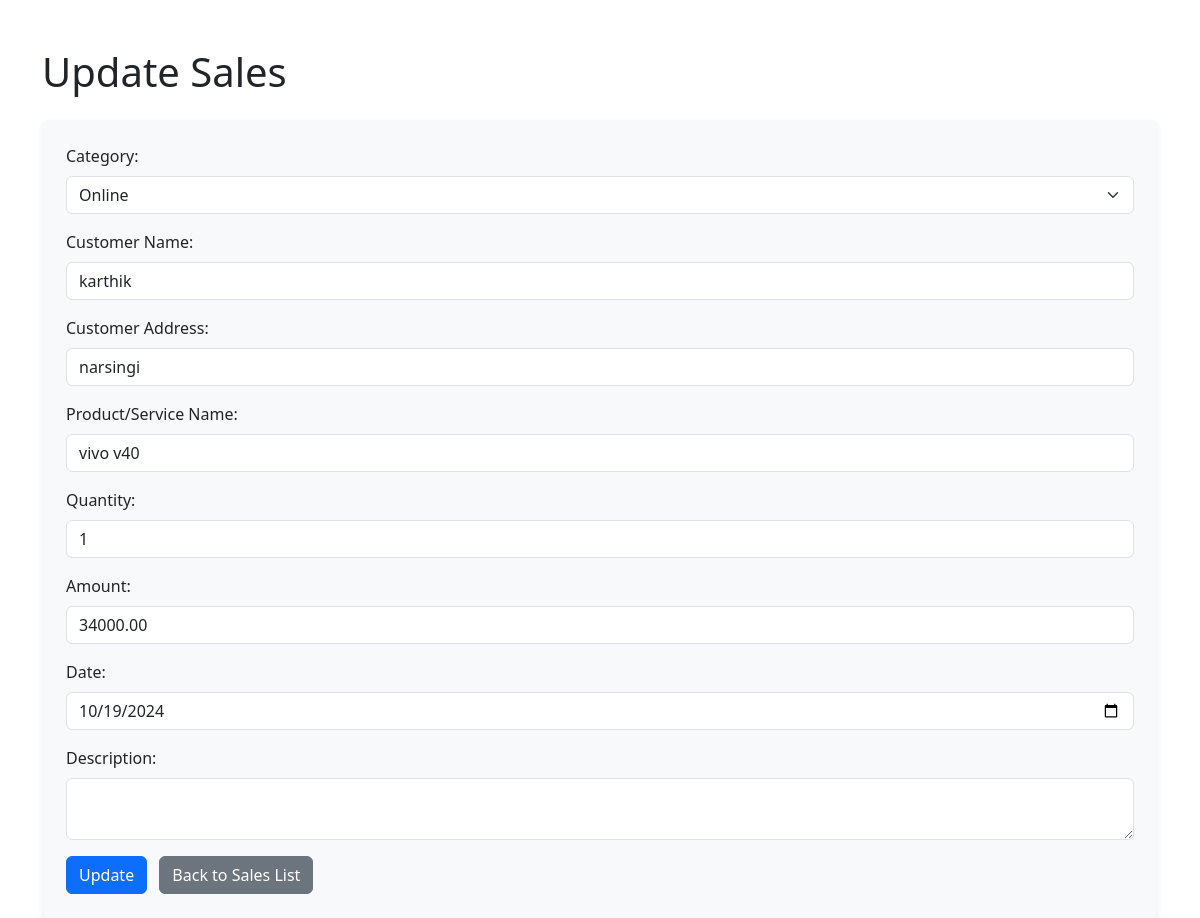
The app's page /myapp/update-sale/5/ with its own data.
### myapp/models.py (models this page shows, shortened)
class Sales(models.Model):
    SALES_CATEGORY_CHOICES = [
        ('Retail', 'Retail'), ('Wholesale', 'Wholesale'), ('Online', 'Online'), ('Export', 'Export'), ('Other', 'Other')
    ]
    sales_category = models.CharField(max_length=50, choices=SALES_CATEGORY_CHOICES, default='Retail', help_text="Select the category of sales")
    customer_name = models.CharField(max_length=100, help_text="Enter the name of the customer", default="Unknown")
    customer_address = models.CharField(max_length=100, help_text="Enter the address of the customer", blank=True, null=True)
    product_name = models.CharField(max_length=100, help_text="Enter the name of the product or service")
    quantity = models.PositiveIntegerField(help_text="Enter the quantity of the product or service")
    sales_amount = models.DecimalField(max_digits=10, decimal_places=2, help_text="Enter the total sales amount")
    sales_date = models.DateField(help_text="Enter the date of the sale")
    description = models.TextField(blank=True, help_text="Optional description of the sale")
    from django.db import models

### myapp/views.py (the view, shortened to what this page needs)
# urls.py: path('update-sale/<int:sale_id>/', views.update_sale, name='update-sale'),
def update_sale(request, sale_id):
    sales = get_object_or_404(Sales, id=sale_id)  # Retrieve the specific Sales record by ID
    return render(request, 'update_sales_form.html', {'sales': sales})  # Render the update form

### myapp/templates/update_sales_form.html (shortened to what this page needs)
<!DOCTYPE html>
<html lang="en">
<head>
    <link href="https://cdn.jsdelivr.net/npm/bootstrap@5.3.3/dist/css/bootstrap.min.css" rel="stylesheet">
</head>
<body>
    <div class="container mt-5">
        <h1 class="mb-4">Update Sales</h1>
        <form method="post" class="bg-light p-4 rounded shadow-sm">
            <div class="mb-3">
                <label for="sales_category" class="form-label">Category:</label>
                <select name="sales_category" id="sales_category" class="form-select" required>
                    <option value="Online" {% if sales.sales_category == "Online" %}selected{% endif %}>Online</option>
                </select>
            </div>
            <div class="mb-3">
                <label for="customer_name" class="form-label">Customer Name:</label>
                <input type="text" name="customer_name" id="customer_name" class="form-control" value="{{ sales.customer_name }}" required>
            </div>
            <div class="mb-3">
                <label for="customer_address" class="form-label">Customer Address:</label>
                <input type="text" name="customer_address" id="customer_address" class="form-control" value="{{ sales.customer_address }}">
            </div>
            <div class="mb-3">
                <label for="product_name" class="form-label">Product/Service Name:</label>
                <input type="text" name="product_name" id="product_name" class="form-control" value="{{ sales.product_name }}" required>
            </div>
            <div class="mb-3">
                <label for="quantity" class="form-label">Quantity:</label>
                <input type="number" name="quantity" id="quantity" class="form-control" value="{{ sales.quantity }}" required>
            </div>
            <div class="mb-3">
                <label for="sales_amount" class="form-label">Amount:</label>
                <input type="number" step="0.01" name="sales_amount" id="sales_amount" class="form-control" value="{{ sales.sales_amount }}" required>
            </div>
            <div class="mb-3">
                <label for="sales_date" class="form-label">Date:</label>
                <input type="date" name="sales_date" id="sales_date" class="form-control" value="{{ sales.sales_date|date:'Y-m-d' }}" required>
            </div>
            <div class="mb-3">
                <label for="description" class="form-label">Description:</label>
                <textarea name="description" id="description" class="form-control">{{ sales.description }}</textarea>
            </div>
            <button type="submit" class="btn btn-primary">Update</button>
            <a href="{% url 'sales_list' %}" class="btn btn-secondary ms-2">Back to Sales List</a>
        </form>
    </div>
</body>
</html>

### records on screen
Sales: sales_category "Online", customer_name "karthik", customer_address "narsingi", product_name "vivo v40", quantity "1", sales_amount "34000.00", sales_date "10/19/2024"
